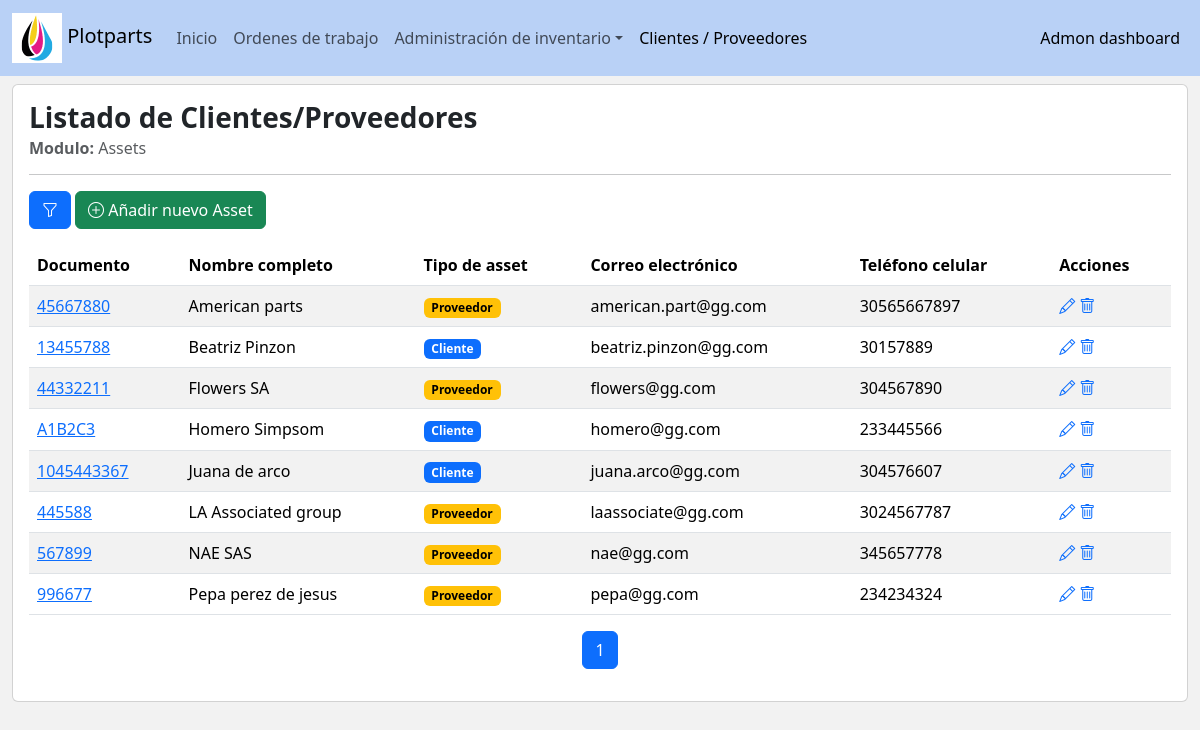
Page /assets/grid/ on the committed database.
### assets/models.py (models this page shows, shortened)
class Asset(models.Model):
    class AssetTypes(models.IntegerChoices):
        customer = (1,'Cliente')
        supplier = (2,'Proveedor')
        __empty__ = ('-- Tipo de Asset --')
    class AssetDocumentTypes(models.IntegerChoices):
        nit = (1,'NIT')
        local_id = (2,'CC')
        __empty__ = ('-- Tipo de documento --')
    class AssetStatus(models.IntegerChoices):
        enable = (1,'Activo')
        disable = (0,'Inactivo')
    name = models.CharField(verbose_name='Nombre',max_length=200)
    type = models.IntegerField(verbose_name='Tipo',choices=AssetTypes)
    document_type = models.IntegerField(verbose_name='Tipo de documento',choices=AssetDocumentTypes.choices)
    document_id = models.CharField(verbose_name='Numero de documento',max_length=200,unique=True)
    email = models.EmailField(verbose_name='Correo electrónico',max_length=200)
    phone = models.CharField(verbose_name='Teléfono de contacto',max_length=200)
    extra_info = models.TextField(verbose_name='Información adicional',max_length=500,blank=True)
    createtime = models.DateTimeField(verbose_name='Fecha/Hora de creación', auto_now_add=True)
    updatetime = models.DateTimeField(verbose_name='Fecha/Hora ultima actualización', auto_now=True)
    status = models.IntegerField(verbose_name='Estado',choices=AssetStatus.choices,default=AssetStatus.enable)
    class Meta:
        verbose_name = 'Asset'
        verbose_name_plural = 'Assets'
        ordering = ['name']

### assets/views.py (the view, shortened to what this page needs)
class AssetListView(ListView):
    model = Asset
    template_name = "assets/assets_grid.html"
    context_object_name = 'assets'
    paginate_by = 10
    extra_context = {
        'AssetFilterForm':AssetFilterForm
    }
    def get_queryset(self):
        queryset = Asset.objects.filter(status = 1)
        return queryset
    def get_context_data(self, **kwargs):
        context = super().get_context_data(**kwargs)
        context['AssetFilterForm'] = AssetFilterForm(self.request.GET)
        context['active_link'] = 'assets'
        return context

### core/templatetags/utils.py (called while the page is built)
@register.filter(name='setValidationClass')
def setValidationClass(input):
    bootstrap_class = ''
    if input.help_text == 'filter_option':
        if input.errors:
            bootstrap_class = 'is-invalid'
    else:
        if (input.data != None) and (input.data != []) :
            if input.errors:
                bootstrap_class = 'is-invalid'
            else:
                bootstrap_class = 'is-valid'
    return input.as_widget(attrs={'class':'form-control '+ bootstrap_class})

@register.filter(name='assetTypeColor')
def assetTypeColor(assetType):
    if assetType == 1:
        return 'primary'
    else:
        return 'warning'

### assets/templates/assets/assets_grid.html (shortened to what this page needs)
{% extends 'base_adminv2.html' %}
{% load utils %}
{% block body %}
    <div class='row'>
        <div class="col-lg-12">
            <div class="card">
                <div class="card-body">
                    <h3 class='card-title'><strong>Listado de Clientes/Proveedores</strong></h3>
                    <h6 class="card-subtitle mb-2 text-muted"> <strong>Modulo:</strong> Assets</h6>
                    <hr>
                    <div class="col-lg-12">
                        <p class="d-inline-flex gap-1">
                            <button class="btn btn-primary" type="button" data-bs-toggle="collapse" data-bs-target="#filterBox" aria-expanded="false" aria-controls="filterBox" title="Filtrar"><i class="bi bi-funnel"></i></button>
                            <a href='{% url "assets:create" %}' class="btn btn-success"><i class="bi bi-plus-circle" title="Add"></i> Añadir nuevo Asset</a>
                        </p>
                    </div>
                    <div class="col-lg-12">
                        <div class="table-responsive">
                            <table class="table table-striped table-hover">
                                <thead>
                                <tr>
                                    <th scope="col">Documento</th>
                                    <th scope="col">Nombre completo</th>
                                    <th scope="col">Tipo de asset</th>
                                    <th scope="col">Correo electrónico</th>
                                    <th scope="col">Teléfono celular</th>
                                    <th scope="col">Acciones</th>
                                </tr>
                                </thead>
                                <tbody>
                                    {% for row in assets %}
                                        <tr>
                                            <td scope="row"><a href="{% url 'assets:update' row.id %}">{{row.document_id}}</a></td>
                                            <td>{{row.name}}</td>
                                            <td><span class="badge text-bg-{{row.type|assetTypeColor}}">{{row.get_type_display}}</span></td>
                                            <td>{{row.email}}</td>
                                            <td>{{row.phone}}</td>
                                            <td>
                                                <span><a href="{% url 'assets:update' row.id %}" title='Actualizar'><i class="bi bi-pencil"></i></a></span>
                                                <span><a href="{% url 'assets:delete' row.id %}" title='Eliminar'><i class="bi bi-trash"></i></a></span>
                                            </td>
                                        </tr>
                                    {% endfor %}
                                </tbody>
                            </table>
                        </div>
                    </div>
                    <div class="col-lg-12">
                        <nav aria-label="Page navigation example">
                            <ul class="pagination justify-content-center">
                                <li class="page-item active"><a class="page-link" href="?page={{page_obj.number}}">{{page_obj.number}}</a></li>
                            </ul>
                        </nav>
                    </div>
                </div>
            </div>
        </div>
    </div>
{% endblock body %}

### templates/base_adminv2.html (style rules this page uses)
body { background-color:#f2f2f2; }

### rows in the picture
Asset: document_id "45667880", name "American parts", type "Proveedor", email "american.part@gg.com", phone "30565667897"
Asset: document_id "13455788", name "Beatriz Pinzon", type "Cliente", email "beatriz.pinzon@gg.com", phone "30157889"
Asset: document_id "44332211", name "Flowers SA", type "Proveedor", email "flowers@gg.com", phone "304567890"
Asset: document_id "A1B2C3", name "Homero Simpsom", type "Cliente", email "homero@gg.com", phone "233445566"
Asset: document_id "1045443367", name "Juana de arco", type "Cliente", email "juana.arco@gg.com", phone "304576607"
Asset: document_id "445588", name "LA Associated group", type "Proveedor", email "laassociate@gg.com", phone "3024567787"
Asset: document_id "567899", name "NAE SAS", type "Proveedor", email "nae@gg.com", phone "345657778"
Asset: document_id "996677", name "Pepa perez de jesus", type "Proveedor", email "pepa@gg.com", phone "234234324"

### other values in the picture
{{ page_obj.number }} "1"
